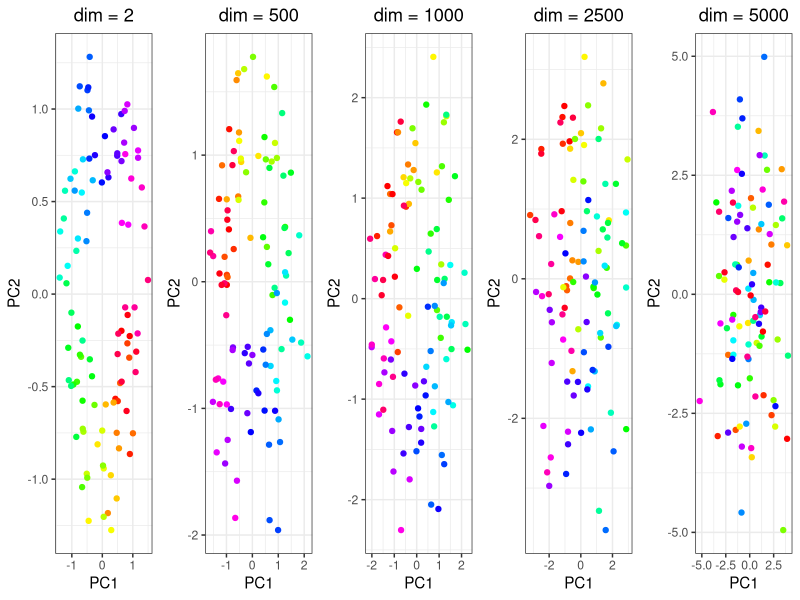

Source code (R):
# This script shows how noise in high dimensions may affect the PCA embedding.
# We first import the necessary libraries.

library("ggplot2") # plotting
library("gridExtra") # arrange multiple plots
library("circular") # circular colors

# We construct a circular data set and sample noise in high dimensions

npoints <- 100 # number of points
dims <- c(2, 500, 1000, 2500, 5000) # dimensions of interest
maxdim <- max(dims)
sigma <- 0.25 # sd of noise
noisetype <- c("Uniform", "Gaussian")[1]
t <- seq(-pi, pi, length.out=npoints)
col <- circular.colors(npoints)
X <- data.frame(x=cos(t), y=sin(t))
set.seed(42)
if(noisetype=="Uniform") # cubical noise
  N <- matrix(sqrt(3 * sigma**2) * 2 * (runif(npoints * maxdim) - 1 / 2), nrow=npoints, ncol=maxdim)
if(noisetype=="Gaussian") # spherical noise
  N <- matrix(rnorm(npoints * maxdim, sd=sigma), nrow=npoints, ncol=maxdim) # spherical noise
df <- cbind(X, matrix(numeric(npoints * (maxdim - 2)), nrow=npoints, ncol=maxdim - 2)) + N

# We view the PCA embedding obtained from various data dimensionalities

plotlist <- list()
for(dim in dims){
  pca <- data.frame(prcomp(df[,1:dim], rank.=2)$x)
  angles <- atan2(pca[,2], pca[,1])
  anglesflip <- atan2(pca[,2], -pca[,1])
  if(sd(pmin(abs(angles - t), abs(angles + 2 * pi - t), abs(angles - 2 * pi - t))) < 
     sd(pmin(abs(anglesflip - t), abs(anglesflip + 2 * pi - t), abs(anglesflip - 2 * pi - t))))
    pca[,1] <- -pca[,1] # flip for consistency
  plotlist[[length(plotlist) + 1]] <- ggplot(pca, aes(x=PC1, y=PC2)) +
    geom_point(size=1.5, col=col) +
    theme_bw() +
    ggtitle(paste("dim =", dim)) +
    theme(plot.title=element_text(hjust=0.5))
}

gridplot <- grid.arrange(grobs=plotlist, nrow=1, ncol=5)
ggsave(filename=paste0("NoisyBall", noisetype, ".pdf"), plot=gridplot,
       width=1100, height=235, units='px', dpi=100)
